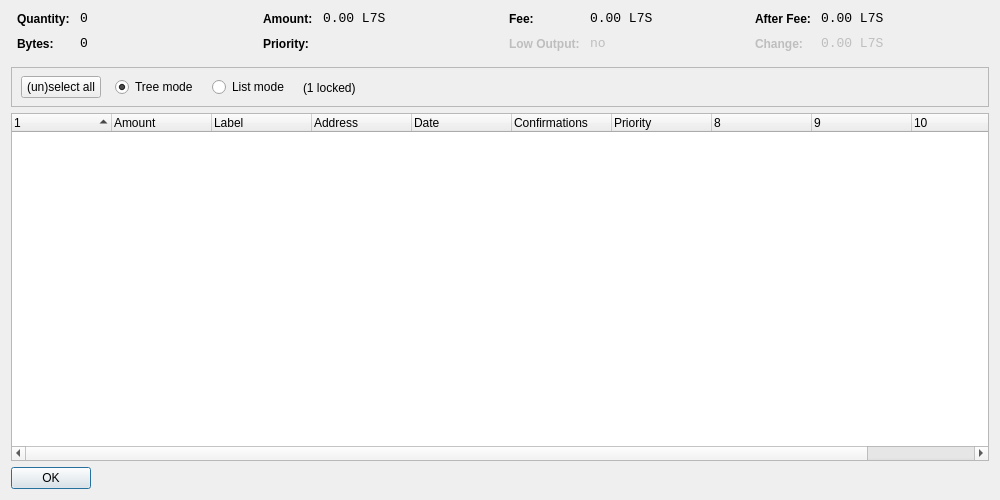
<?xml version="1.0" encoding="UTF-8"?>
<ui version="4.0">
 <class>CoinControlDialog</class>
 <widget class="QDialog" name="CoinControlDialog">
  <property name="geometry">
   <rect>
    <x>0</x>
    <y>0</y>
    <width>1000</width>
    <height>500</height>
   </rect>
  </property>
  <property name="windowTitle">
   <string>Coin Control</string>
  </property>
  <layout class="QVBoxLayout" name="verticalLayout">
   <item>
    <layout class="QHBoxLayout" name="horizontalLayoutTop" stretch="0,0,0,0">
     <property name="topMargin">
      <number>0</number>
     </property>
     <property name="bottomMargin">
      <number>10</number>
     </property>
     <item>
      <layout class="QFormLayout" name="formLayoutCoinControl1">
       <property name="horizontalSpacing">
        <number>10</number>
       </property>
       <property name="verticalSpacing">
        <number>10</number>
       </property>
       <property name="leftMargin">
        <number>6</number>
       </property>
       <property name="rightMargin">
        <number>6</number>
       </property>
       <item row="0" column="0">
        <widget class="QLabel" name="labelCoinControlQuantityText">
         <property name="styleSheet">
          <string notr="true">font-weight:bold;</string>
         </property>
         <property name="text">
          <string>Quantity:</string>
         </property>
        </widget>
       </item>
       <item row="0" column="1">
        <widget class="QLabel" name="labelCoinControlQuantity">
         <property name="font">
          <font>
           <family>Monospace</family>
           <pointsize>10</pointsize>
          </font>
         </property>
         <property name="cursor">
          <cursorShape>IBeamCursor</cursorShape>
         </property>
         <property name="contextMenuPolicy">
          <enum>Qt::ActionsContextMenu</enum>
         </property>
         <property name="text">
          <string notr="true">0</string>
         </property>
         <property name="textInteractionFlags">
          <set>Qt::LinksAccessibleByMouse|Qt::TextSelectableByKeyboard|Qt::TextSelectableByMouse</set>
         </property>
        </widget>
       </item>
       <item row="1" column="0">
        <widget class="QLabel" name="labelCoinControlBytesText">
         <property name="styleSheet">
          <string notr="true">font-weight:bold;</string>
         </property>
         <property name="text">
          <string>Bytes:</string>
         </property>
        </widget>
       </item>
       <item row="1" column="1">
        <widget class="QLabel" name="labelCoinControlBytes">
         <property name="font">
          <font>
           <family>Monospace</family>
           <pointsize>10</pointsize>
          </font>
         </property>
         <property name="cursor">
          <cursorShape>IBeamCursor</cursorShape>
         </property>
         <property name="contextMenuPolicy">
          <enum>Qt::ActionsContextMenu</enum>
         </property>
         <property name="text">
          <string notr="true">0</string>
         </property>
         <property name="textInteractionFlags">
          <set>Qt::LinksAccessibleByMouse|Qt::TextSelectableByKeyboard|Qt::TextSelectableByMouse</set>
         </property>
        </widget>
       </item>
      </layout>
     </item>
     <item>
      <layout class="QFormLayout" name="formLayoutCoinControl2">
       <property name="horizontalSpacing">
        <number>10</number>
       </property>
       <property name="verticalSpacing">
        <number>10</number>
       </property>
       <property name="leftMargin">
        <number>6</number>
       </property>
       <property name="rightMargin">
        <number>6</number>
       </property>
       <item row="0" column="0">
        <widget class="QLabel" name="labelCoinControlAmountText">
         <property name="styleSheet">
          <string notr="true">font-weight:bold;</string>
         </property>
         <property name="text">
          <string>Amount:</string>
         </property>
        </widget>
       </item>
       <item row="0" column="1">
        <widget class="QLabel" name="labelCoinControlAmount">
         <property name="font">
          <font>
           <family>Monospace</family>
           <pointsize>10</pointsize>
          </font>
         </property>
         <property name="cursor">
          <cursorShape>IBeamCursor</cursorShape>
         </property>
         <property name="contextMenuPolicy">
          <enum>Qt::ActionsContextMenu</enum>
         </property>
         <property name="text">
          <string notr="true">0.00 L7S</string>
         </property>
         <property name="textInteractionFlags">
          <set>Qt::LinksAccessibleByMouse|Qt::TextSelectableByKeyboard|Qt::TextSelectableByMouse</set>
         </property>
        </widget>
       </item>
       <item row="1" column="0">
        <widget class="QLabel" name="labelCoinControlPriorityText">
         <property name="styleSheet">
          <string notr="true">font-weight:bold;</string>
         </property>
         <property name="text">
          <string>Priority:</string>
         </property>
        </widget>
       </item>
       <item row="1" column="1">
        <widget class="QLabel" name="labelCoinControlPriority">
         <property name="font">
          <font>
           <family>Monospace</family>
           <pointsize>10</pointsize>
          </font>
         </property>
         <property name="cursor">
          <cursorShape>IBeamCursor</cursorShape>
         </property>
         <property name="contextMenuPolicy">
          <enum>Qt::ActionsContextMenu</enum>
         </property>
         <property name="text">
          <string/>
         </property>
         <property name="textInteractionFlags">
          <set>Qt::LinksAccessibleByMouse|Qt::TextSelectableByKeyboard|Qt::TextSelectableByMouse</set>
         </property>
        </widget>
       </item>
      </layout>
     </item>
     <item>
      <layout class="QFormLayout" name="formLayoutCoinControl3">
       <property name="horizontalSpacing">
        <number>10</number>
       </property>
       <property name="verticalSpacing">
        <number>10</number>
       </property>
       <property name="leftMargin">
        <number>6</number>
       </property>
       <property name="rightMargin">
        <number>6</number>
       </property>
       <item row="0" column="0">
        <widget class="QLabel" name="labelCoinControlFeeText">
         <property name="styleSheet">
          <string notr="true">font-weight:bold;</string>
         </property>
         <property name="text">
          <string>Fee:</string>
         </property>
        </widget>
       </item>
       <item row="0" column="1">
        <widget class="QLabel" name="labelCoinControlFee">
         <property name="font">
          <font>
           <family>Monospace</family>
           <pointsize>10</pointsize>
          </font>
         </property>
         <property name="cursor">
          <cursorShape>IBeamCursor</cursorShape>
         </property>
         <property name="contextMenuPolicy">
          <enum>Qt::ActionsContextMenu</enum>
         </property>
         <property name="text">
          <string notr="true">0.00 L7S</string>
         </property>
         <property name="textInteractionFlags">
          <set>Qt::LinksAccessibleByMouse|Qt::TextSelectableByKeyboard|Qt::TextSelectableByMouse</set>
         </property>
        </widget>
       </item>
       <item row="1" column="0">
        <widget class="QLabel" name="labelCoinControlLowOutputText">
         <property name="enabled">
          <bool>false</bool>
         </property>
         <property name="styleSheet">
          <string notr="true">font-weight:bold;</string>
         </property>
         <property name="text">
          <string>Low Output:</string>
         </property>
        </widget>
       </item>
       <item row="1" column="1">
        <widget class="QLabel" name="labelCoinControlLowOutput">
         <property name="enabled">
          <bool>false</bool>
         </property>
         <property name="font">
          <font>
           <family>Monospace</family>
           <pointsize>10</pointsize>
          </font>
         </property>
         <property name="cursor">
          <cursorShape>IBeamCursor</cursorShape>
         </property>
         <property name="contextMenuPolicy">
          <enum>Qt::ActionsContextMenu</enum>
         </property>
         <property name="text">
          <string>no</string>
         </property>
         <property name="textInteractionFlags">
          <set>Qt::LinksAccessibleByMouse|Qt::TextSelectableByKeyboard|Qt::TextSelectableByMouse</set>
         </property>
        </widget>
       </item>
      </layout>
     </item>
     <item>
      <layout class="QFormLayout" name="formLayoutCoinControl4">
       <property name="horizontalSpacing">
        <number>10</number>
       </property>
       <property name="verticalSpacing">
        <number>10</number>
       </property>
       <property name="leftMargin">
        <number>6</number>
       </property>
       <property name="rightMargin">
        <number>6</number>
       </property>
       <item row="0" column="0">
        <widget class="QLabel" name="labelCoinControlAfterFeeText">
         <property name="styleSheet">
          <string notr="true">font-weight:bold;</string>
         </property>
         <property name="text">
          <string>After Fee:</string>
         </property>
        </widget>
       </item>
       <item row="0" column="1">
        <widget class="QLabel" name="labelCoinControlAfterFee">
         <property name="font">
          <font>
           <family>Monospace</family>
           <pointsize>10</pointsize>
          </font>
         </property>
         <property name="cursor">
          <cursorShape>IBeamCursor</cursorShape>
         </property>
         <property name="contextMenuPolicy">
          <enum>Qt::ActionsContextMenu</enum>
         </property>
         <property name="text">
          <string notr="true">0.00 L7S</string>
         </property>
         <property name="textInteractionFlags">
          <set>Qt::LinksAccessibleByMouse|Qt::TextSelectableByKeyboard|Qt::TextSelectableByMouse</set>
         </property>
        </widget>
       </item>
       <item row="1" column="0">
        <widget class="QLabel" name="labelCoinControlChangeText">
         <property name="enabled">
          <bool>false</bool>
         </property>
         <property name="styleSheet">
          <string notr="true">font-weight:bold;</string>
         </property>
         <property name="text">
          <string>Change:</string>
         </property>
        </widget>
       </item>
       <item row="1" column="1">
        <widget class="QLabel" name="labelCoinControlChange">
         <property name="enabled">
          <bool>false</bool>
         </property>
         <property name="font">
          <font>
           <family>Monospace</family>
           <pointsize>10</pointsize>
          </font>
         </property>
         <property name="cursor">
          <cursorShape>IBeamCursor</cursorShape>
         </property>
         <property name="contextMenuPolicy">
          <enum>Qt::ActionsContextMenu</enum>
         </property>
         <property name="text">
          <string notr="true">0.00 L7S</string>
         </property>
         <property name="textInteractionFlags">
          <set>Qt::LinksAccessibleByMouse|Qt::TextSelectableByKeyboard|Qt::TextSelectableByMouse</set>
         </property>
        </widget>
       </item>
      </layout>
     </item>
    </layout>
   </item>
   <item>
    <widget class="QFrame" name="frame">
     <property name="minimumSize">
      <size>
       <width>0</width>
       <height>40</height>
      </size>
     </property>
     <property name="frameShape">
      <enum>QFrame::StyledPanel</enum>
     </property>
     <property name="frameShadow">
      <enum>QFrame::Sunken</enum>
     </property>
     <widget class="QWidget" name="horizontalLayoutWidget">
      <property name="geometry">
       <rect>
        <x>10</x>
        <y>0</y>
        <width>781</width>
        <height>41</height>
       </rect>
      </property>
      <layout class="QHBoxLayout" name="horizontalLayoutPanel" stretch="0,0,0,0,0">
       <property name="spacing">
        <number>14</number>
       </property>
       <item>
        <widget class="QPushButton" name="pushButtonSelectAll">
         <property name="sizePolicy">
          <sizepolicy hsizetype="Maximum" vsizetype="Fixed">
           <horstretch>0</horstretch>
           <verstretch>0</verstretch>
          </sizepolicy>
         </property>
         <property name="text">
          <string>(un)select all</string>
         </property>
        </widget>
       </item>
       <item>
        <widget class="QRadioButton" name="radioTreeMode">
         <property name="sizePolicy">
          <sizepolicy hsizetype="Maximum" vsizetype="Fixed">
           <horstretch>0</horstretch>
           <verstretch>0</verstretch>
          </sizepolicy>
         </property>
         <property name="text">
          <string>Tree mode</string>
         </property>
         <property name="checked">
          <bool>true</bool>
         </property>
        </widget>
       </item>
       <item>
        <widget class="QRadioButton" name="radioListMode">
         <property name="sizePolicy">
          <sizepolicy hsizetype="Maximum" vsizetype="Fixed">
           <horstretch>0</horstretch>
           <verstretch>0</verstretch>
          </sizepolicy>
         </property>
         <property name="text">
          <string>List mode</string>
         </property>
        </widget>
       </item>
       <item>
        <widget class="QLabel" name="labelLocked">
         <property name="text">
          <string>(1 locked)</string>
         </property>
        </widget>
       </item>
       <item>
        <spacer name="horizontalSpacer">
         <property name="orientation">
          <enum>Qt::Horizontal</enum>
         </property>
         <property name="sizeHint" stdset="0">
          <size>
           <width>40</width>
           <height>20</height>
          </size>
         </property>
        </spacer>
       </item>
      </layout>
     </widget>
    </widget>
   </item>
   <item>
    <widget class="CoinControlTreeWidget" name="treeWidget">
     <property name="contextMenuPolicy">
      <enum>Qt::CustomContextMenu</enum>
     </property>
     <property name="sortingEnabled">
      <bool>false</bool>
     </property>
     <property name="columnCount">
      <number>11</number>
     </property>
     <attribute name="headerShowSortIndicator" stdset="0">
      <bool>true</bool>
     </attribute>
     <attribute name="headerStretchLastSection">
      <bool>false</bool>
     </attribute>
     <column>
      <property name="text">
       <string/>
      </property>
     </column>
     <column>
      <property name="text">
       <string>Amount</string>
      </property>
     </column>
     <column>
      <property name="text">
       <string notr="true">Label</string>
      </property>
     </column>
     <column>
      <property name="text">
       <string>Address</string>
      </property>
     </column>
     <column>
      <property name="text">
       <string>Date</string>
      </property>
     </column>
     <column>
      <property name="text">
       <string>Confirmations</string>
      </property>
      <property name="toolTip">
       <string>Confirmed</string>
      </property>
     </column>
     <column>
      <property name="text">
       <string>Priority</string>
      </property>
     </column>
     <column>
      <property name="text">
       <string/>
      </property>
     </column>
     <column>
      <property name="text">
       <string/>
      </property>
     </column>
     <column>
      <property name="text">
       <string/>
      </property>
     </column>
     <column>
      <property name="text">
       <string/>
      </property>
     </column>
    </widget>
   </item>
   <item>
    <widget class="QDialogButtonBox" name="buttonBox">
     <property name="sizePolicy">
      <sizepolicy hsizetype="Maximum" vsizetype="Fixed">
       <horstretch>0</horstretch>
       <verstretch>0</verstretch>
      </sizepolicy>
     </property>
     <property name="orientation">
      <enum>Qt::Horizontal</enum>
     </property>
     <property name="standardButtons">
      <set>QDialogButtonBox::Ok</set>
     </property>
    </widget>
   </item>
  </layout>
 </widget>
 <customwidgets>
  <customwidget>
   <class>CoinControlTreeWidget</class>
   <extends>QTreeWidget</extends>
   <header>coincontroltreewidget.h</header>
  </customwidget>
 </customwidgets>
 <resources/>
 <connections/>
</ui>
